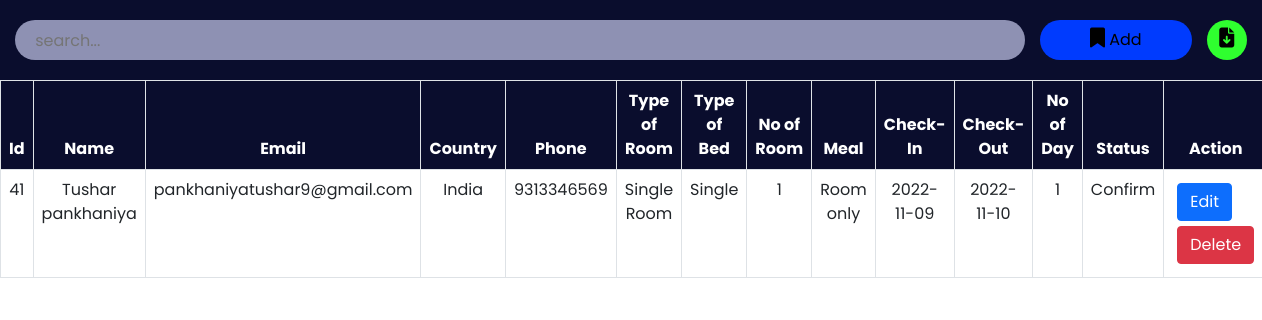
Page /admin/roombook.php on the earlier database version.
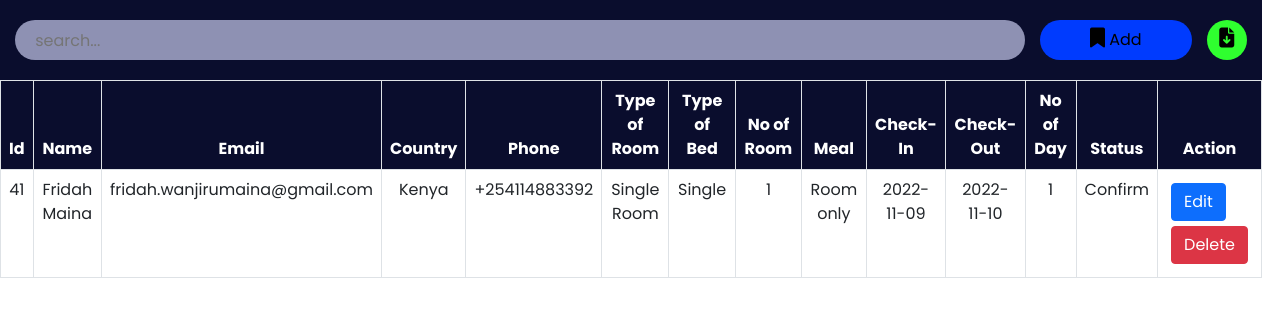
Same page on the later database version.
### tables this page shows
CREATE TABLE `roombook` (
  `id` int(10) NOT NULL,
  `Name` varchar(50) NOT NULL,
  `Email` varchar(50) NOT NULL,
  `Country` varchar(30) NOT NULL,
  `Phone` varchar(30) NOT NULL,
  `RoomType` varchar(30) NOT NULL,
  `Bed` varchar(30) NOT NULL,
  `Meal` varchar(30) NOT NULL,
  `NoofRoom` varchar(30) NOT NULL,
  `cin` date NOT NULL,
  `cout` date NOT NULL,
  `nodays` int(50) NOT NULL,
  `stat` varchar(30) NOT NULL
);

### admin/roombook.php (the view, shortened to what this page needs)
<?php
include '../config.php';
?>
<!DOCTYPE html>
<html lang="en">
<head>
    <link href="https://cdn.jsdelivr.net/npm/bootstrap@5.0.2/dist/css/bootstrap.min.css" rel="stylesheet">
    <link rel="stylesheet" href="https://cdnjs.cloudflare.com/ajax/libs/font-awesome/6.2.0/css/all.min.css" />
    <link rel="stylesheet" href="./css/roombook.css">
</head>
<body>
    <div class="searchsection">
        <input type="text" name="search_bar" id="search_bar" placeholder="search..." onkeyup="searchFun()">
        <button class="adduser" id="adduser" onclick="adduseropen()"><i class="fa-solid fa-bookmark"></i> Add</button>
        <form action="./exportdata.php" method="post">
            <button class="exportexcel" id="exportexcel" name="exportexcel" type="submit"><i class="fa-solid fa-file-arrow-down"></i></button>
        </form>
    </div>
    <div class="roombooktable" class="table-responsive-xl">
        <?php
            $roombooktablesql = "SELECT * FROM roombook";
            $roombookresult = mysqli_query($conn, $roombooktablesql);
        ?>
        <table class="table table-bordered" id="table-data">
            <thead>
                <tr>
                    <th scope="col">Id</th>
                    <th scope="col">Name</th>
                    <th scope="col">Email</th>
                    <th scope="col">Country</th>
                    <th scope="col">Phone</th>
                    <th scope="col">Type of Room</th>
                    <th scope="col">Type of Bed</th>
                    <th scope="col">No of Room</th>
                    <th scope="col">Meal</th>
                    <th scope="col">Check-In</th>
                    <th scope="col">Check-Out</th>
                    <th scope="col">No of Day</th>
                    <th scope="col">Status</th>
                    <th scope="col" class="action">Action</th>
                </tr>
            </thead>
            <tbody>
            <?php
            while ($res = mysqli_fetch_array($roombookresult)) {
            ?>
                <tr>
                    <td><?php echo $res['id'] ?></td>
                    <td><?php echo $res['Name'] ?></td>
                    <td><?php echo $res['Email'] ?></td>
                    <td><?php echo $res['Country'] ?></td>
                    <td><?php echo $res['Phone'] ?></td>
                    <td><?php echo $res['RoomType'] ?></td>
                    <td><?php echo $res['Bed'] ?></td>
                    <td><?php echo $res['NoofRoom'] ?></td>
                    <td><?php echo $res['Meal'] ?></td>
                    <td><?php echo $res['cin'] ?></td>
                    <td><?php echo $res['cout'] ?></td>
                    <td><?php echo $res['nodays'] ?></td>
                    <td><?php echo $res['stat'] ?></td>
                    <td class="action">
                        <a href="roombookedit.php?id=<?php echo $res['id'] ?>"><button class="btn btn-primary">Edit</button></a>
                        <a href="roombookdelete.php?id=<?php echo $res['id'] ?>"><button class='btn btn-danger'>Delete</button></a>
                    </td>
                </tr>
            <?php
            }
            ?>
            </tbody>
        </table>
    </div>
</body>
</html>

Differences in the rows shown:
changed roombook "Single Room": Name "Tushar pankhaniya" → "Fridah Maina"; Email "pankhaniyatushar9@gmail.com" → "fridah.wanjirumaina@gmail.com"; Country "India" → "Kenya"; Phone "9313346569" → "+254114883392"
